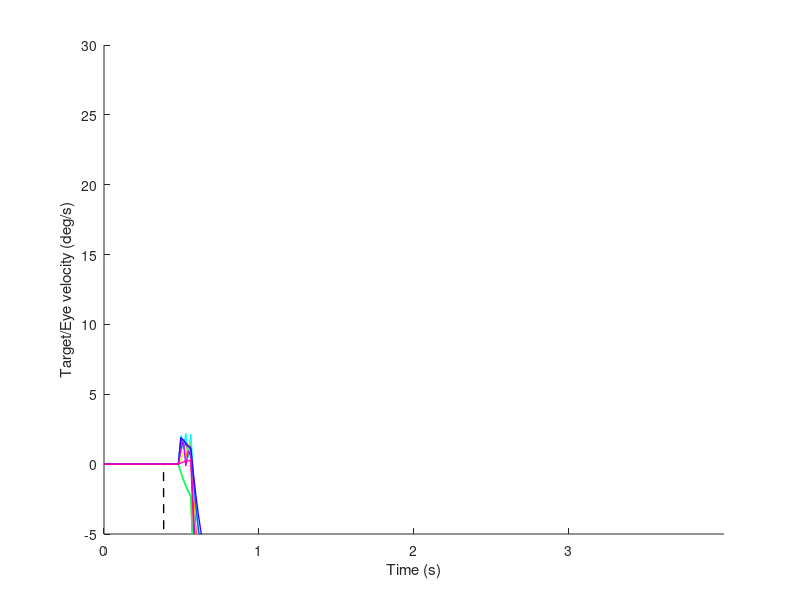

Reproduce this figure in MATLAB. (Note: this script raises an error after producing the figure.)
% 为get_accelaration准备数据，数据输出到output文件夹中。
% 作者：王海东
% 基于 : Hirak J Kashyap, UC Irvine
% Based on FORCE learning code by David Sussillo (Neuron 2009)
disp('Clearing workspace');
clear;

speeds=[-70 -65 -60 -55 -50 -45 -40 -35 -30 -25 -20 -15 -10 -5 5 10 15 20 25 30 35 40 45 50 55 60 65 70];

rng(0);          % 为了实验复现（任何种子都可以）For reproducibility -- any seed is fine
target = "ramp";
% target = "sine"; % 是否运行预测性正弦指数，或者初始ramp指数。whether to run the predicitve "sine" exp. or initiation "ramp"exp.
numTrials = 10;  % 实验的尝试次数。trials of the experiment
feedback = 1;    % RNN的输出反馈（考虑反馈）。 Output feedback to the RNN 0/1
N = 500;         % RNN中神经元的个数。 Number of neurons in RNN
p = 1.0;         % 初始权重分布宽度的倒数。 1/width of initial weight distribution
dt = 0.001;
dtt = dt * 100;
step = 16;                % 一个仿真步中dt的单位。 Units of dt in a simulation step
% 神经系统具有分叉、混沌和奇怪吸引子动力学行为。
% 混沌神经网络模型是在Hopfield神经网络中引入一个具有混沌特性的负反馈项。
% 循环网络的权重初始化：均值为0，标注差为1.5的高斯分布，导致一种自发地混沌行为。
g = 1.5;                  % g大于1表示是一个混沌网络。 g greater than 1 leads to chaotic networks.
wf = 2.0*(rand(N,1)-0.5); % 反馈权重(500*1)。 Feedback weights
delay = 80/step;          % 生物物理学 输入延迟的长度(5)。 Length of biophysical input delay 
learn_every = delay;

if target == "sine"
    nsecs = 25;        % 实验时间（秒） Experiment time in seconds
    blankStart = [15]; % 空白周期的开始时间（以逗号分隔）。 start time(s) of blank period(s) separated by comma(s)
    blankEnd = [20];   % end time(s) of blank period(s) separated by comma(s)
    startStim = 0;     % 仿真开始时间。Simulation start time
    nsecs = nsecs/step;
    gain = 1;          % 漏积分器（低通滤波） 增益。 leaky-integrator gain
    alpha = 100;       % P矩阵初始化为alpha的倒数。 P matrix initialized to 1/alpha
    freq = 0.5;        % 正弦曲线目标的频率。 Frequency of the sinusoidal target
    amp = 0.7;         % 正弦曲线目标的振幅。 Amplitude of the sinusoidal target
    
    simtime = 0:dt:nsecs-dt;
    simtime_len = length(simtime);
    ft = (amp/1.0)*sin(32*pi*freq*simtime);  % 目标函数。 Target function
    ft = ft/1.5;
    filename = strcat("pursuit_",target,"_",num2str(amp),".mat"); % save output to this file
    yMin = -abs(amp)*2;
    yMax = abs(amp)*2;

elseif target == "ramp"
    for amp = speeds
        nsecs = 4;
        startStim = 0.4;
        blankStart = [];
        blankEnd = [];
        
        nsecs = nsecs/step;
        startStim = startStim/step;
        gain = 0.5;
        alpha = 1.25;
%         amp =19;
        
        simtime = 0:dt:nsecs-dt;
        simtime_len = length(simtime);
        dtStartStim = floor((startStim/nsecs)*length(simtime));
        ft = [zeros(1,dtStartStim),ones(1,simtime_len-dtStartStim)].*amp;
        filename = fullfile('output', strcat("pursuit_",target,"_",num2str(amp),".mat"));
        yMin = -5;
        yMax = 30;
        
        
        %% 
        % 漏积方程是一种特殊的微分方程，用于描述对输入进行积分但随着时间的推移逐渐 漏出少量输入 的组件或系统。
        % 这相当于一个一阶低通滤波器，其截止频率远低于感兴趣的频率。
        % 它通常出现在水力学、电子学和神经科学中。
        % ref: https://en.wikipedia.org/wiki/Leaky_integrator
        tm = 8; % 低通滤波积分器的时间常数。 Time constant of the leaky integrator
        
        % Create mask for the blank period(s)
        mask = zeros(1, length(simtime));
        for iBlank = 1:size(blankStart,2)
            dtStart = floor(((blankStart(iBlank)/step)/nsecs)*length(simtime));
            dtEnd = floor(((blankEnd(iBlank)/step)/nsecs)*length(simtime));
            mask(dtStart:dtEnd) = 1;
        end
        
        % for print
        linewidth = 1;
        fontsize = 14;
        fontweight = 'bold';
        
        scale = 1.0/sqrt(p*N);
        nRec2Out = N;
        
        wo_len_t = zeros(1,simtime_len, numTrials);
        zt_t = zeros(1,simtime_len, numTrials);
        wr_sample100 = zeros(100,simtime_len, numTrials);
        error_avg_train_t = zeros(1, numTrials);
        
        internal_wt_t = zeros(N, N, numTrials);
        output_wt_t = zeros(nRec2Out, 1, numTrials);  % 读出权重使用0进行初始化
        
        for trial = 1:numTrials
            trial
            % 初始化所有的动力学状态。 initialize all the dynamic states
            li = 0; % 漏积分器 状态。 leaky integrator state
            eig_written = 0;
            
            M = randn(N,N)*g*scale; % RNN权重矩阵(500*500)。 RNN weight matrix
            wo = zeros(nRec2Out,1); % 读出权重矩阵(500*1)。 readout weight matrix
            dw = zeros(nRec2Out,1); % 权重改变（500*1)。 weight change
            
            wo_len = zeros(1,simtime_len);
            rPr_len = zeros(1,simtime_len);
            zt = zeros(1,simtime_len);      % output predicition signal
            
            x0 = 0.5*randn(N,1); % 神经元状态(500*1)。 neuron states
            z0 = 0.5*randn(1,1); % 预测值的开始位置（随机）。 prediction start
            
            x = x0;
            r = tanh(x);         % 神经元的非线性（双曲正切(-1,1)：双曲正弦与双曲余弦的比值）。 Non-linearity of neurons
            xp = x0;
            z = z0;
            e = 0;                         % 误差初始化。 error initialization
            ti = 0;                        % 时间步计数。count of time steps
            P = (1.0/alpha)*eye(nRec2Out); % FORCE学习（用于RNN的训练）的学习率矩阵(500*500)。 Learning rate matrix of FORCE learning
            for t = simtime
                ti = ti+1;
                
                % sim, so x(t) and r(t) are created.
                
                if(feedback == 1)
                    x = (1.0-dtt)*x + M*(r*dtt)+ wf*(z*dtt);
                else
                    x = (1.0-dtt)*x + M*(r*dtt);
                end
                r = tanh(x);
                z = wo'*r;
                li = li + 1/tm * (- li + gain*z);  % 解微分方程（漏积分器、低通滤波）
                
                if mod(ti-1, learn_every) == 0 && ~mask(ti)
                    % 更新相关矩阵的逆阵。 update inverse correlation matrix
                    k = P*r;
                    rPr = r'*k;
                    c = 1.0/(1.0 + rPr);
                    P = P - k*(k'*c);
                    
                    % 更新线性读出的误差。 update the error for the linear readout
                    if ti > delay
                        e = zt(ti-delay) - ft(ti-delay);
                    else
                        e = 0;
                    end
                    
                    % 更新输出权重。 update the output weights
                    dw = -e*k*c;
                    wo = wo + dw;
                    
                    % 用输出的误差更新内部权重矩阵。 update the internal weight matrix using the output's error
                    M = M + repmat(dw', N, 1);
                end
                
                % 存下系统的输出。 Store the output of the system.
                zt(ti) = li;
                wo_len(ti) = sqrt(wo'*wo);
            end
            error_avg_train = sum(abs(zt-ft))/simtime_len;
            wo_len_t(:,:,trial) = wo_len;
            zt_t(:,:,trial) = zt;
            error_avg_train_t(:,trial) = error_avg_train;
        end
        
        %%
        colorVec = hsv(numTrials);
        figure;
        ylim([yMin yMax]);
        set(gca,'XTick',[simtime(1):1/step:simtime(end)]*step);
        for iBlank = 1:size(blankStart,2)
            rectangle('Position', [blankStart(iBlank),yMin,blankEnd(iBlank)-blankStart(iBlank),(yMax-yMin)], 'FaceColor',[0.5 .5 .5],'EdgeColor','none');
        end
        hold on;
        plot(simtime*step, ft, '--', 'linewidth', linewidth, 'color', 'black');
        for trial=1:numTrials
            plot(simtime*step, zt_t(:,:,trial), 'linewidth', linewidth, 'color', colorVec(trial,:));
        end
        
        %title('', 'fontsize', fontsize, 'fontweight', fontweight);
        xlabel('Time (s)');%, 'fontsize', fontsize, 'fontweight', fontweight);
        ylabel('Target/Eye velocity (deg/s)');%, 'fontsize', fontsize, 'fontweight', fontweight);
        hold off;
        save(filename, 'zt_t', 'nsecs', 'simtime', 'step', 'ft', 'numTrials', 'amp', 'blankStart', 'blankEnd', 'delay', 'mask', 'startStim');


        
    end
end


